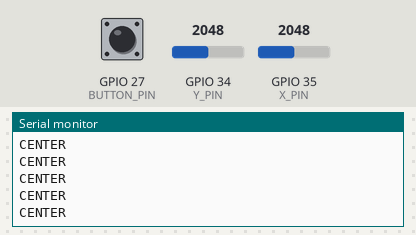
The sketch below on a simulated ESP32. Parts: the last lines printed to the serial monitor. Inputs (shaded band) come from the test bench; at power-on: GPIO 34 (Y_PIN) = 2048, GPIO 35 (X_PIN) = 2048, GPIO 27 (BUTTON_PIN) HIGH (analog values on the 0–4095 scale).

Above: at 2.0 s.
2.1 s: GPIO 34 (Y_PIN) set to 2306
3.6 s: GPIO 34 (Y_PIN) set to 2418
At 3.63 s:
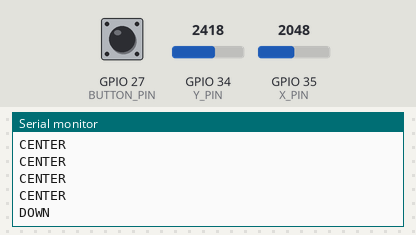
5.5 s: GPIO 35 (X_PIN) set to 2372
At 5.53 s:
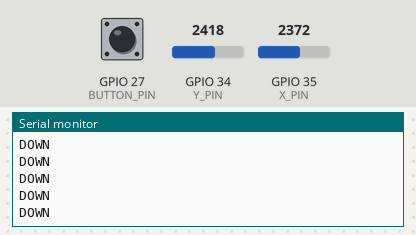
7.0 s: GPIO 35 (X_PIN) set to 2453
At 7.03 s:
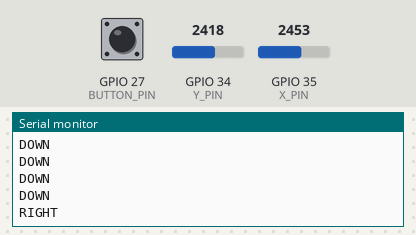
10.5 s: GPIO 34 (Y_PIN) set to 1721
At 10.53 s:
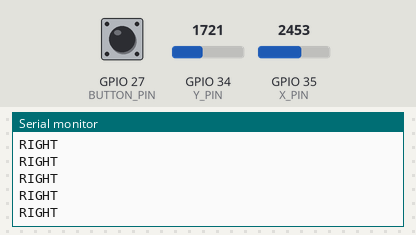
12.0 s: GPIO 34 (Y_PIN) set to 1578
At 12.03 s:
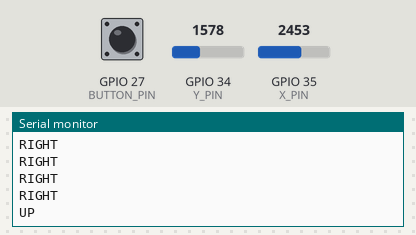

Measured:
- the behaviour switches between 2355 and 2356 on GPIO 34 (Y_PIN) (found by bisection; images 0 and 1)
- the behaviour switches between 2419 and 2420 on GPIO 35 (X_PIN) (found by bisection; images 2 and 3)
- the behaviour switches between 1648 and 1647 on GPIO 34 (Y_PIN) (found by bisection; images 4 and 5)
- after the input at 3.6 s, the serial monitor: prints a new line at once (image 1)
- after the input at 7.0 s, the serial monitor: prints a new line at once (image 3)
- after the input at 12.0 s, the serial monitor: prints a new line at once (image 5)

The sketch:

esp32_joystick.ino
```cpp
// Joystick Parking Simulator — separate hardware bridge, not website code.
// For an original ESP32 DevKit / ESP32-WROOM board.
// Joystick VCC -> 3.3V, GND -> GND, VRx -> 35, VRy -> 34, SW -> 27.
const int X_PIN = 35;
const int Y_PIN = 34;
const int BUTTON_PIN = 27;
const bool INVERT_X = false; // Change if left and right are reversed.
const bool INVERT_Y = false; // Change if up and down are reversed.
const bool SEND_ANALOG = false; // false: UP/DOWN/etc. true: X:512,Y:512,B:0
const int DEAD_ZONE = 77; // About 15% of the distance from center to an edge.

int centerX = 512;
int centerY = 512;
int previousReading = HIGH;
int stableButton = HIGH;
unsigned long buttonChangedAt = 0;
unsigned long lastSendAt = 0;

void setup() {
  Serial.begin(115200);
  analogReadResolution(10); // Values from 0 to 1023, matching the browser parser.
  pinMode(BUTTON_PIN, INPUT_PULLUP);
  // Leave the stick centered during startup. Average readings to learn its center.
  delay(500);
  long sumX = 0;
  long sumY = 0;
  for (int sample = 0; sample < 30; sample++) {
    sumX += analogRead(X_PIN);
    sumY += analogRead(Y_PIN);
    delay(10);
  }
  centerX = sumX / 30;
  centerY = sumY / 30;
}

int normalizeAxis(int raw, int center, bool invert) {
  // Convert the calibrated center to 512 while keeping both end points.
  center = constrain(center, 1, 1022);
  int value = raw < center ? map(raw, 0, center, 0, 512) : map(raw, center, 1023, 512, 1023);
  value = constrain(value, 0, 1023);
  return invert ? 1023 - value : value;
}

void loop() {
  unsigned long now = millis();
  int reading = digitalRead(BUTTON_PIN);
  if (reading != previousReading) buttonChangedAt = now;
  previousReading = reading;

  // Debounce: only accept a button change after it is stable for 35 milliseconds.
  bool justPressed = false;
  if (now - buttonChangedAt >= 35 && reading != stableButton) {
    stableButton = reading;
    justPressed = stableButton == LOW;
  }
  if (!SEND_ANALOG && justPressed) Serial.println("BUTTON");
  if (now - lastSendAt < 50) return;
  lastSendAt = now;

  int x = normalizeAxis(analogRead(X_PIN), centerX, INVERT_X);
  int y = normalizeAxis(analogRead(Y_PIN), centerY, INVERT_Y);
  if (SEND_ANALOG) {
    Serial.print("X:"); Serial.print(x);
    Serial.print(",Y:"); Serial.print(y);
    Serial.print(",B:"); Serial.println(stableButton == LOW ? 1 : 0);
    return;
  }

  int dx = x - 512;
  int dy = y - 512;
  if (abs(dx) < DEAD_ZONE && abs(dy) < DEAD_ZONE) Serial.println("CENTER");
  else if (abs(dx) > abs(dy)) Serial.println(dx < 0 ? "LEFT" : "RIGHT");
  else Serial.println(dy < 0 ? "UP" : "DOWN");
}
```
